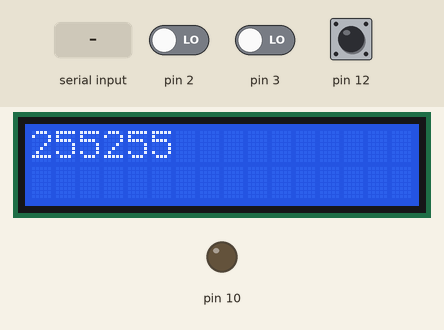
Recording of a sketch running on a simulated Arduino Uno, built with avr-gcc and run on an emulated ATmega328P. On the bench: 16×2 character LCD, output pins drawn as LEDs (lit = HIGH). Inputs (shaded band) come from the test bench; at power-on: pin 3 LOW, pin 2 LOW, pin 12 HIGH. EEPROM starts erased; what the sketch prints to the serial monitor is not drawn.

Above: at 1.2 s.
1.3 s: pin 3 driven HIGH
At 2.7 s:
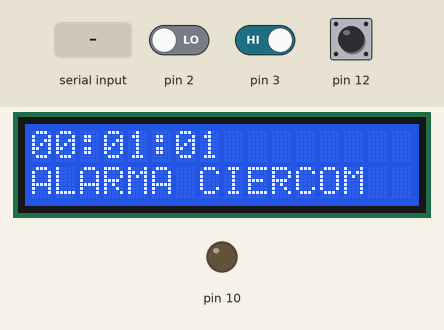
4.9 s: pin 2 driven HIGH
At 6.6 s:
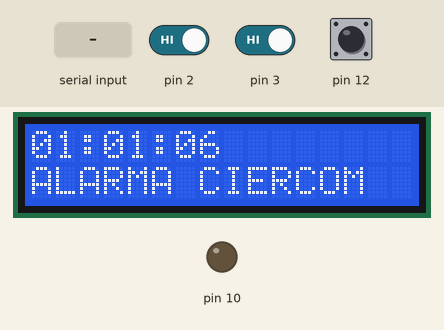
8.5 s: "90,45\n" received over Serial
12.1 s: "30,150\n" received over Serial
Timing chart, 0 to 15.1 s (numbered marks = the images above; inputs shaded):
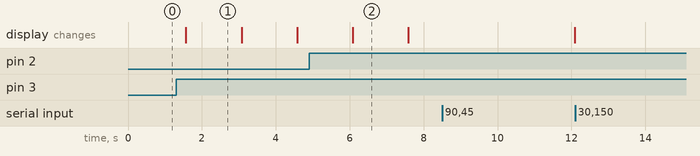

The sketch:

RelojYAlarma.ino
```cpp
/*
                                                                UNIVERSIDAD TÉCNICA DEL NORTE
                                                                        FICA-CIERCOM
                                                                   SISTEMAS MICROPROCESADOS
        Nombre: Fredy Chicaiza
        Fecha: 10-1-2019
        Actividad:  Subir su programa de un reloj con alarma que sea ingresada por comunicacion serial.
*/
#include <LiquidCrystal.h>
#include <TimerOne.h>
#include<EEPROM.h>
#include <MsTimer2.h>
LiquidCrystal lcd(9, 8, 7, 6, 5, 4);
int i = 0;
int d = 0;
int j = 0;
int m = 0;
int h = 0;
int M = 0;
int H = 0;
int k = 0;
String dato;
void setup() {
  Serial.begin(9600);
  pinMode(10, OUTPUT);
  pinMode(12, INPUT);
  lcd.begin(16, 2);
  Timer1.initialize(1000000); // Contador a 1 seg
  Timer1.attachInterrupt(contador); // Se configurara el metodo
  MsTimer2::set(1000, talarma); //  Trabajara a 1 seg
  //MsTimer2::start();
  attachInterrupt(0, ho, RISING);
  attachInterrupt(1, mi, RISING);
  m = EEPROM.read(0);
  h = EEPROM.read(1);
}
void loop() {
  minutos();  //funcion minutos
  horas();    //funcion horas
  confalarma();
  //Serial.println(j);
  delay(500);
  segundos();  //funcion segundos
  detener();
  alarma();
  if (h > 23) {   //Si el ho llega a 23  reiniciara empezando desde 0
    h = 0;
  }
  // estructura LCD
  lcd.setCursor(2, 0);
  lcd.print(':');
  lcd.setCursor(5, 0);
  lcd.print(':');
  lcd.setCursor(0, 1);
  lcd.print("ALARMA CIERCOM");
  lcd.setCursor(8, 0);
  lcd.print(' ');
}
void contador() {   // Funcion contador
  i++;                //Incrementara en 1
  if (i == 10) {      //Si i es igual a 10
    EEPROM.write(0, m); //Escribe en la posicion de memoria 0
    EEPROM.write(1, h); //Escribe en la posicion de memoria 1
  }
  if (i > 59) {       //Si el seg llega a 59 el  reinicia empezando desde 0
    i = 0;
    m++;                //Incrementara en 1 el minu
  }
  if (m > 59) {       //Si el minutero llega a 59 el  reinicia empezando desde 0
    m = 0;
    h++;
  }
}
void segundos() {    // Funcion  segundos
  if (i < 10) {        //Si el segundero es menor a 10
    lcd.setCursor(6, 0); // Se imprimira en la columna 6 fila 0 --> el 0
    lcd.print(0);
    lcd.setCursor(7, 0); // Se imprimira en la columna 7 fila 0 --> el seg
    lcd.print(i);
  }
  else {
    lcd.setCursor(6, 0); // Se imprimira en la columna 6 fila 0 --> el seg
    lcd.print(i);
  }
}
void minutos() {      // Funcion  minutos
  if (m < 10) {         //Si  minutos es menor a 10
    lcd.setCursor(3, 0);  // Se imprimira en la columna 3 fila 0 --> el 0
    lcd.print(0);
    lcd.setCursor(4, 0);  // Se imprimira en la columna 4 fila 0 --> el minu
    lcd.print(m);
  }
  else {
    lcd.setCursor(3, 0);   // Se imprimira en la columna 3 fila 0 --> el minu
    lcd.print(m);
  }
}
void horas() {           // Funcion  horas
  if (h < 10) {            //Si el horero es menor a 10
    lcd.setCursor(0, 0);     // Se imprimira en la columna 0 fila 0 --> el 0
    lcd.print(0);
    lcd.setCursor(1, 0);     // Se imprimira en la columna 1 fila 0 --> el ho
    lcd.print(h);
  }
  else {
    lcd.setCursor(0, 0);      // Se imprimira en la columna 0 fila 0 --> el ho
    lcd.print(h);
  }
}
void talarma() {         //Funcion talarma
  j++;                     // incremento en 1
}
void ho() {              //Funcion ho
  h++;                     // incremento en 1
}
void mi() {              //Funcion mi
  m++;                     // incremento en 1
}
void confalarma() {       //Funcion confalarma
  if (k == 0) {              //Si k es igual a 0
    Serial.println("ingrese hora de alarma");  // Se imprimira la frase "ingrese hora de alarma"
    delay(1000);
    if (Serial.available() > 0) {     //Se valida el dato
      dato = Serial.readString();       // Se lee el dato
      H = dato.toInt();                 // Se transforma el dato a entero
      EEPROM.write(3, H);               //Se escribe en la posicion de memoria 3 el dato
      delay(1000);
      k = 1;
    }
  }
  if (k == 1) {                       //Si k es igual a 1
    Serial.println(' ');
    Serial.println("ingrese minutos de la alarma");    // Se imprimira la frase "ingrese minutos de la alarma"
    delay(1000);
    if (Serial.available() > 0) {         //Se valida el dato
      dato = Serial.readString();            // Se lee el dato
      M = dato.toInt();                     // Se transforma el dato a entero
      EEPROM.write(4, M);                   //Se escribe en la posicion de memoria 4 el dato
      delay(1000);
      k = 2;
    }
  }
  if (k == 2) {                           //Si k es igual a 1
    Serial.println(' ');
    Serial.println("La alarma ingresada es: ");       // Se imprimira la frase "La alarma ingresada es"
    Serial.print(EEPROM.read(3));                     //Se escribe en la posicion de memoria 3 el dato
    Serial.print(':');
    Serial.print(EEPROM.read(4));                       //Se escribe en la posicion de memoria 4 el dato
    k = 3;
  }
}
void alarma() {                               //Funcion alarma
  if (d == 0) {
    if (m == M && h == H && i == 0 ) {              // Se iguala las anteriores variables y compara
      digitalWrite(10, HIGH);
      delay(1000);// pin 10 encendido
      MsTimer2::start();
      Serial.print("alamra activa");
      j = 0;
    }
    if (j == 1) {                                    //Si j es igual a 21
      digitalWrite(10, LOW);                            //Se establece en bajo el pin 10
      j = 0;
      M++;
      //Estructura de la Modificacion de Alarma
      Serial.print("La nueva alarma: ");
      Serial.print(H);
      Serial.print(':');
      Serial.print(M);
      MsTimer2::stop();
    }
  }
  else {
    //Serial.print("Alarma Apagada");
    digitalWrite(10, LOW);                            //Se establece en bajo el pin 10
    d = 1;
    MsTimer2::stop();
    j = 0;
  }
}
void detener() {                                 //Funcion detener
  if ( digitalRead(12) == LOW)                     // si el estado del pulsador  en esa posicion esta en bajo ->  d=0
    d = 0;
  if ( digitalRead(12) == HIGH)                     // si el estado del pulsador  en esa posicion esta en alto ->  d=1
    d = 1;
}
```

Measured:
- what the display in image 1 shows lasts 1.5 s, from 1.6 s to 3.1 s
